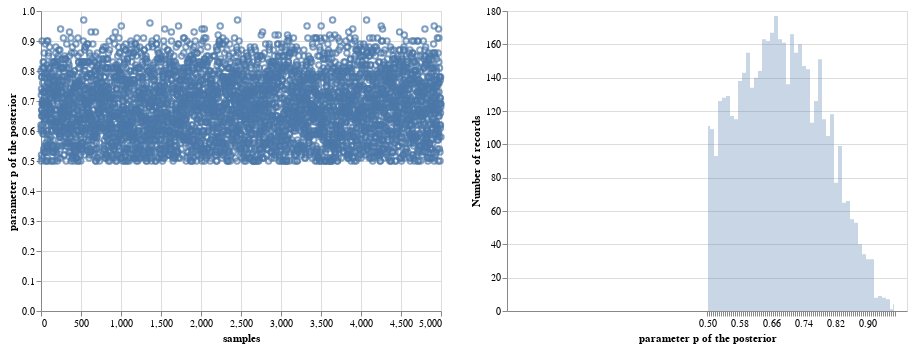

The notebook cell this image was saved under:
### Code cell
plot_1 = alt.Chart(samples)\
   .mark_point()\
   .encode(
        x=alt.X('index', title='samples'),
        y=alt.Y('prob', title='parameter p of the posterior')
          )

plot_2 = alt.Chart(samples).mark_area(
    opacity=0.3,
    interpolate='step'
).encode(
    alt.X('prob:Q', bin=alt.Bin(maxbins=200),scale=alt.Scale(domain=(0, 1)), title='parameter p of the posterior'),
    alt.Y('count()', stack=None, title='Number of records')
)

alt.hconcat(plot_1, plot_2)

### Figure 1 — Vega-Lite specification as saved in the notebook (floating-point values rounded to 4 significant figures; data arrays with more than 128 entries replaced by an {"elided": "..."} marker saying what was removed)
{"config": {"view": {"continuousWidth": 400, "continuousHeight": 300}}, "hconcat": [{"mark": "point", "encoding": {"x": {"type": "quantitative", "field": "index", "title": "samples"}, "y": {"type": "quantitative", "field": "prob", "title": "parameter p of the posterior"}}}, {"mark": {"type": "area", "interpolate": "step", "opacity": 0.3}, "encoding": {"x": {"type": "quantitative", "bin": {"maxbins": 200}, "field": "prob", "scale": {"domain": [0, 1]}, "title": "parameter p of the posterior"}, "y": {"type": "quantitative", "aggregate": "count", "stack": null, "title": "Number of records"}}}], "data": {"name": "data-5411b2064490bc0685027c0e3edb4e1b"}, "$schema": "https://vega.github.io/schema/vega-lite/v4.8.1.json", "datasets": {"data-5411b2064490bc0685027c0e3edb4e1b": {"elided": "5000 records"}}}
